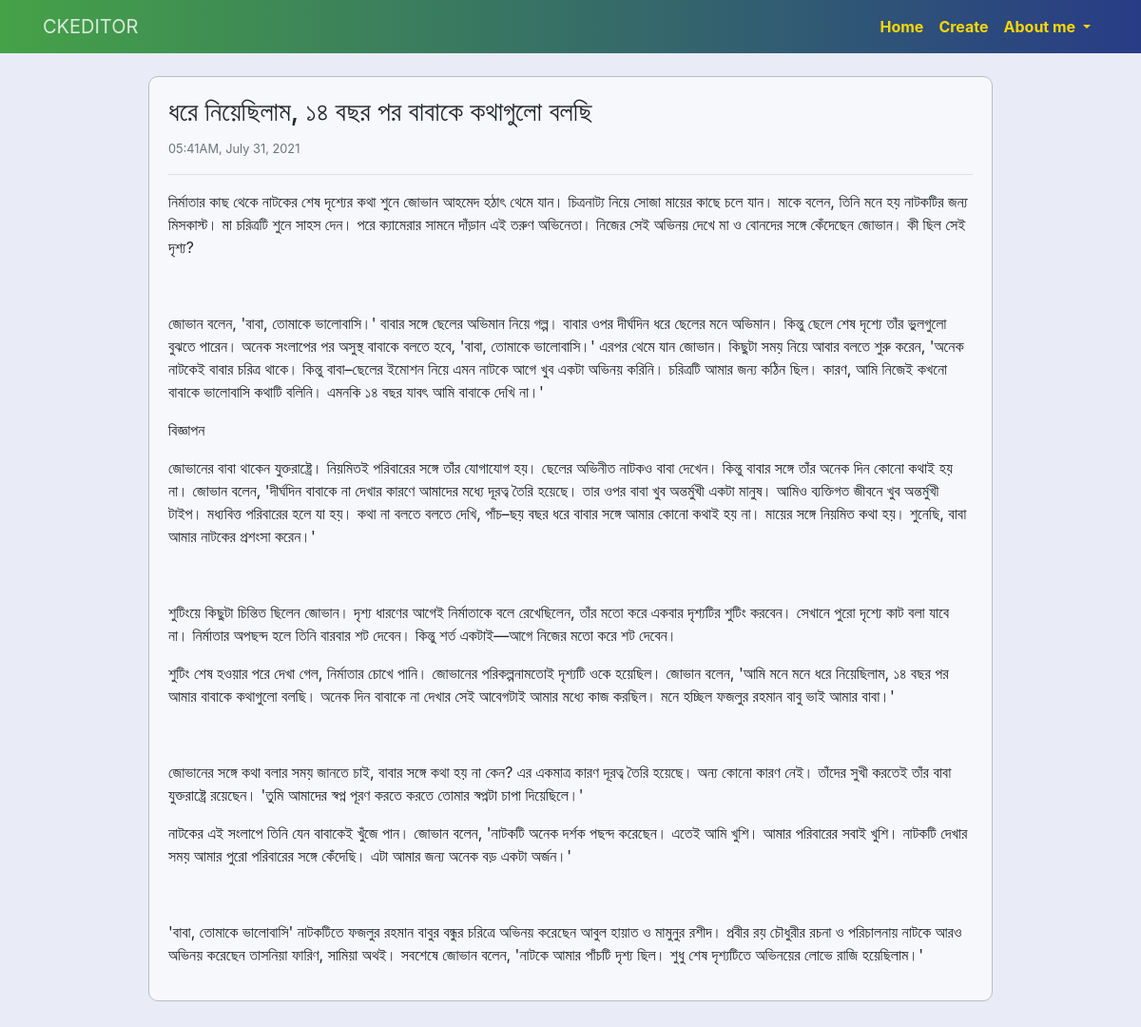
Page /4/ on the committed database.
### baseapp/models.py (models this page shows, shortened)
class CreatePost(models.Model):
    title = models.CharField(max_length=200)
    description = RichTextField()
    pub_date = models.DateTimeField(auto_now_add=True)

### baseapp/views.py (the view)
# urls.py: path('<int:pk>/', PostDetailView.as_view(), name='details'),
class PostDetailView(DetailView):
    model = CreatePost

### baseapp/templates/baseapp/createpost_detail.html (shortened to what this page needs)
{% extends "baseapp/base.html" %}
{% load static %}
{% block content %}
<div class="container" style="margin-top: 1.5rem;">
    <div class="d-flex justify-content-center">
        <div class="post-block" style="margin-bottom: 40px; padding:20px;">
            <h3>{{object.title}}</h3>
            <small class="text-muted">{{ object.pub_date|date:"h:iA, F j, Y" }}</small>
            <hr>
            <p class="card-text">{{object.description|safe}}</p>
        </div>
    </div>
</div>
{% endblock %}

### static/css/main.css (style rules this page uses)
body { background-color: #E9EBF7 !important; margin: 0; padding: 0; height: 100%; }
.post-block { width: 80%; }
.post-block, .no-post-block { background-color: #f7f8fc; padding: 20px 15px; border-radius: 10px; border: 1px solid #babcc6; }

### rows in the picture
CreatePost: title "ধরে নিয়েছিলাম, ১৪ বছর পর বাবাকে কথাগুলো বলছি", pub_date "05:41AM, July 31, 2021", description "নির্মাতার কাছ থেকে নাটকের শেষ দৃশ্যের কথা শুনে জোভান আহমেদ হঠাৎ থেমে যান। চিত্রনাট্য নিয়ে সোজা মায়ের কাছে চলে যান। মাকে বলেন, তিনি মনে হয় নাটকটির জন্য মিসকাস্ট। মা চরিত্রটি শুনে সাহস দেন। পরে ক্যামেরার সামনে দাঁড়ান এই তরুণ অভিনেতা। নিজের সেই অভিনয় দেখে মা ও বোনদের সঙ্গে কেঁদেছেন জোভান। কী ছিল সেই দৃশ্য? জোভান বলেন, 'বাবা, তোমাকে ভালোবাসি।' বাবার সঙ্গে ছেলের অভিমান নিয়ে গল্প। বাবার ওপর দীর্ঘদিন ধরে ছেলের মনে অভিমান। কিন্তু ছেলে শেষ দৃশ্যে তাঁর ভুলগুলো বুঝতে পারেন। অনেক সংলাপের পর অসুস্থ বাবাকে বলতে হবে, 'বাবা, তোমাকে ভালোবাসি।' এরপর থেমে যান জোভান। কিছুটা সময় নিয়ে আবার বলতে শুরু করেন, 'অনেক নাটকেই বাবার চরিত্র থাকে। কিন্তু বাবা–ছেলের ইমোশন নিয়ে এমন নাটকে আগে খুব একটা অভিনয় করিনি। চরিত্রটি…"
